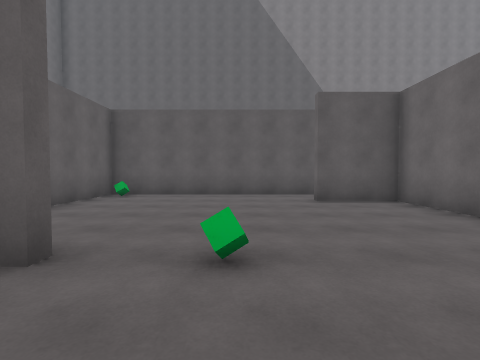
[1] (above)

14 first-person views from a walk through a Unity game level. The camera is 1.4 m above the floor, tilts 2° down and sees 85° across. The floor is counted in squares, 2 m on a side. Each view is taken from the middle of a square. On the plan, view 1 faces up. The plan holds only what a view shows up to about 9 squares ahead; the rest is blank. The player character is not drawn.

[2]
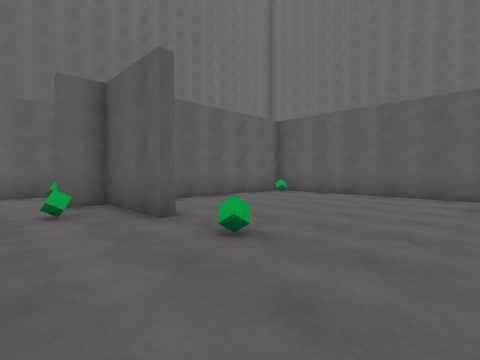

[3]
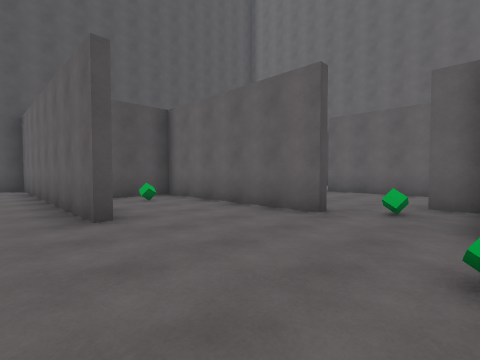

[4]
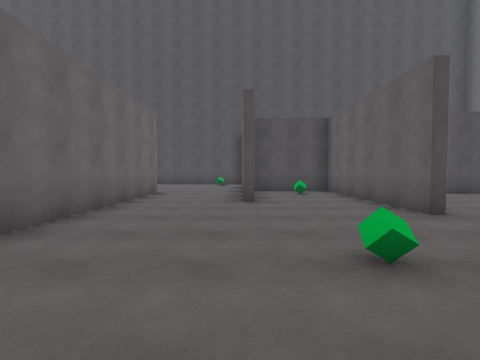

[5]
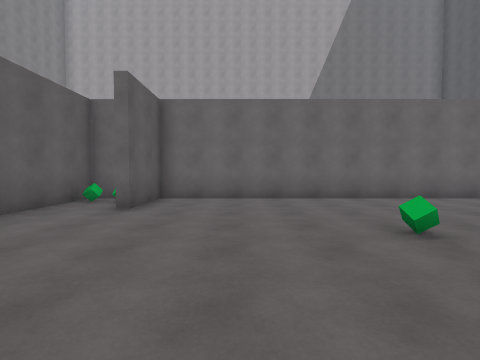

[6]
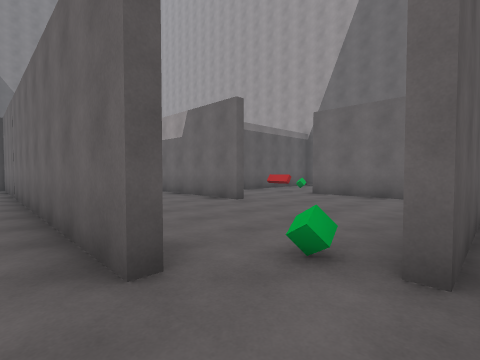

[7]
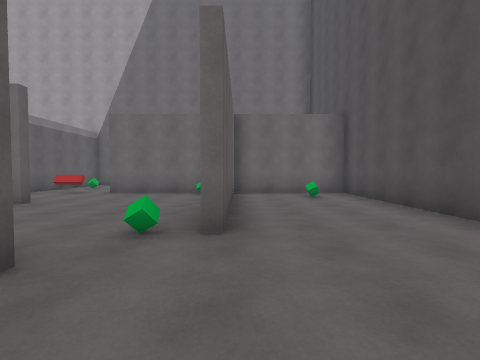

[8]
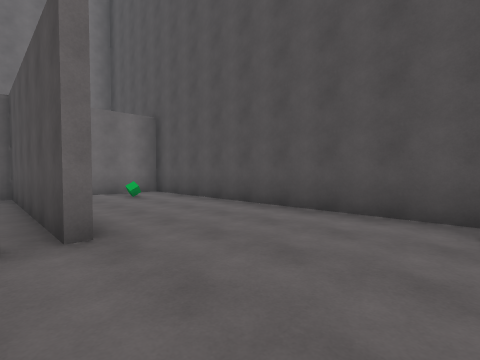

[9]
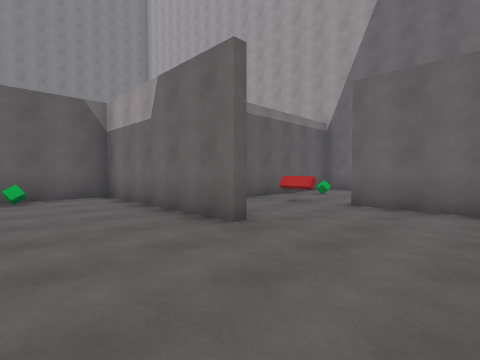

[10]
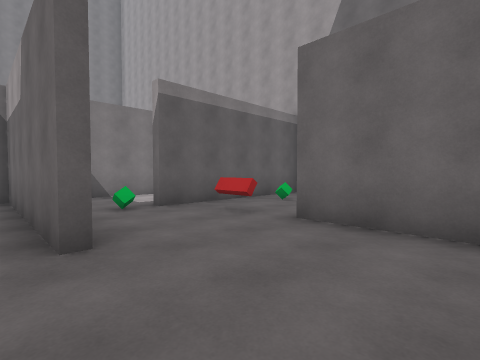

[11]
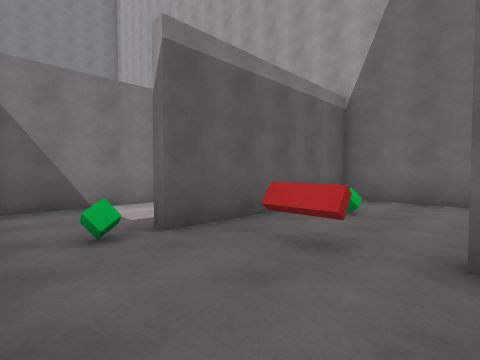

[12]
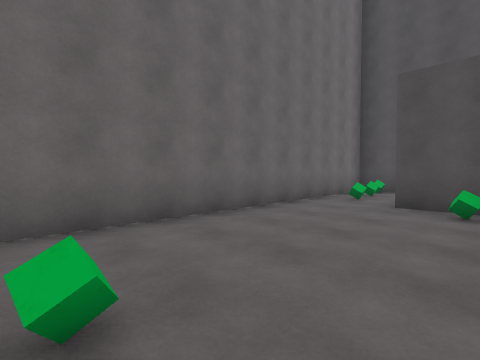

[13]
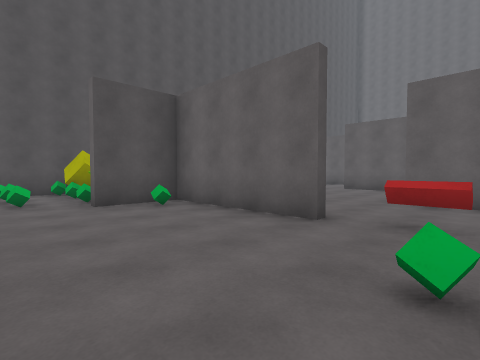

[14]
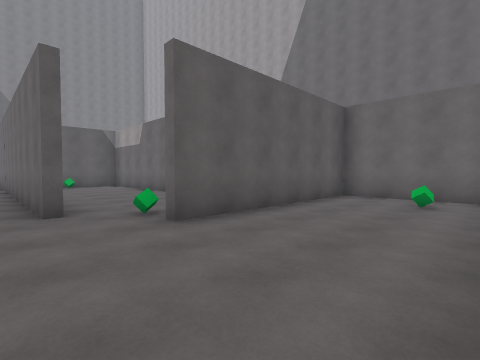

### Floor plan
Ten units are one square. View 1 is at (0, 0); x grows to the right and y downward. Boxes are objects, and circles mark ways between rooms. Rooms are numbered by the first view taken in them; rooms with no view inside come last. Other rooms are left out.
<svg viewBox="-43 -83 193 183">
<path fill="none" stroke="#000" d="M-15 -19 -24 -19M-20 1 -20 50 -4 50M9 18 9 45M36 -71 36 -78 -38 -78 -38 -34M36 44 36 -60 18 -60M9 45 9 93 103 93 103 58M106 58 49 58M75 15 75 -35 52 -35M77 2 77 15M49 56 103 56 103 18M105 -8 95 -8M105 56 125 56M106 18 106 58M121 93 145 93 145 -8 105 -8M95 -35 81 -35"/>
<rect x="-35" y="-75" width="10" height="10" fill="#bbb"><title>green cube</title></rect>
<rect x="-15" y="35" width="10" height="10" fill="#bbb"><title>green cube</title></rect>
<rect x="-5" y="-25" width="10" height="10" fill="#bbb"><title>green cube</title></rect>
<rect x="25" y="-75" width="10" height="10" fill="#bbb"><title>other object</title></rect>
<rect x="85" y="75" width="10" height="10" fill="#bbb"><title>green cube</title></rect>
<rect x="45" y="45" width="10" height="10" fill="#bbb"><title>green cube</title></rect>
<rect x="55" y="-35" width="10" height="10" fill="#bbb"><title>green cube</title></rect>
<rect x="95" y="45" width="10" height="10" fill="#bbb"><title>other object</title></rect>
<rect x="95" y="5" width="10" height="10" fill="#bbb"><title>other object</title></rect>
<rect x="115" y="85" width="10" height="10" fill="#bbb"><title>green cube</title></rect>
<rect x="115" y="75" width="10" height="10" fill="#bbb"><title>green cube</title></rect>
<rect x="115" y="-5" width="10" height="10" fill="#bbb"><title>green cube</title></rect>
<rect x="125" y="75" width="10" height="10" fill="#bbb"><title>yellow cube</title></rect>
<rect x="125" y="65" width="10" height="10" fill="#bbb"><title>green cube</title></rect>
<rect x="135" y="85" width="10" height="10" fill="#bbb"><title>other object</title></rect>
<rect x="135" y="75" width="10" height="10" fill="#bbb"><title>other object</title></rect>
<rect x="85" y="-15" width="10" height="10" fill="#bbb"><title>green cube</title></rect>
<circle cx="25" cy="50" r="3" fill="#2a7"/>
<circle cx="40" cy="50" r="3" fill="#2a7"/>
<circle cx="110" cy="5" r="3" fill="#2a7"/>
<circle cx="90" cy="-10" r="3" fill="#2a7"/>
<text x="0" y="-20">1</text>
<text x="50" y="80">2</text>
<text x="70" y="20">3</text>
<text x="130" y="40">4</text>
<text x="90" y="-20">5</text>
</svg>
Room 1 opens to room 2. Room 2 opens to room 3. Room 3 opens to room 4. Room 3 opens to room 5.

Where each view was taken, in squares from view 1:
view 1: 0 up, 0 right, facing up
view 2: 0 up, 2 right, facing up-left
view 3: 2 up, 2 right, facing down-left
view 4: 4 up, 1 right, facing down
view 5: 4 up, 3 left, facing right
view 6: 6 down, 3 right, facing up-right
view 7: 6 down, 2 right, facing right
view 8: 5 down, 2 right, facing down-right
view 9: 4 down, 5 right, facing up-right
view 10: 4 down, 7 right, facing up-right
view 11: 2 down, 8 right, facing up-right
view 12: 0 up, 11 right, facing down-right
view 13: 0 up, 14 right, facing down-left
view 14: 9 down, 3 right, facing up-right
